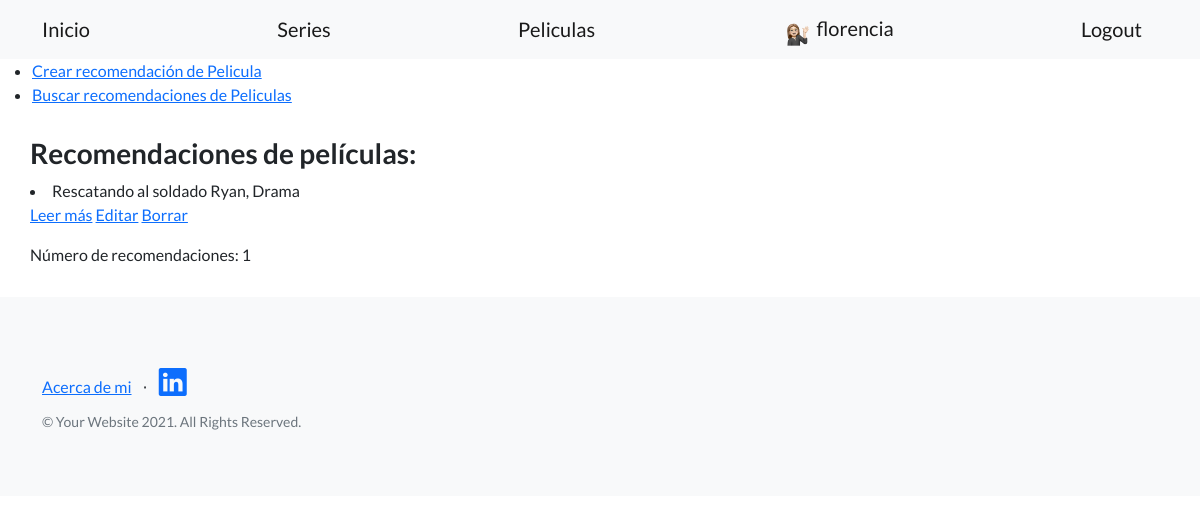
Before: /recomendaciones/peliculas/ (signed in) with the older database file.
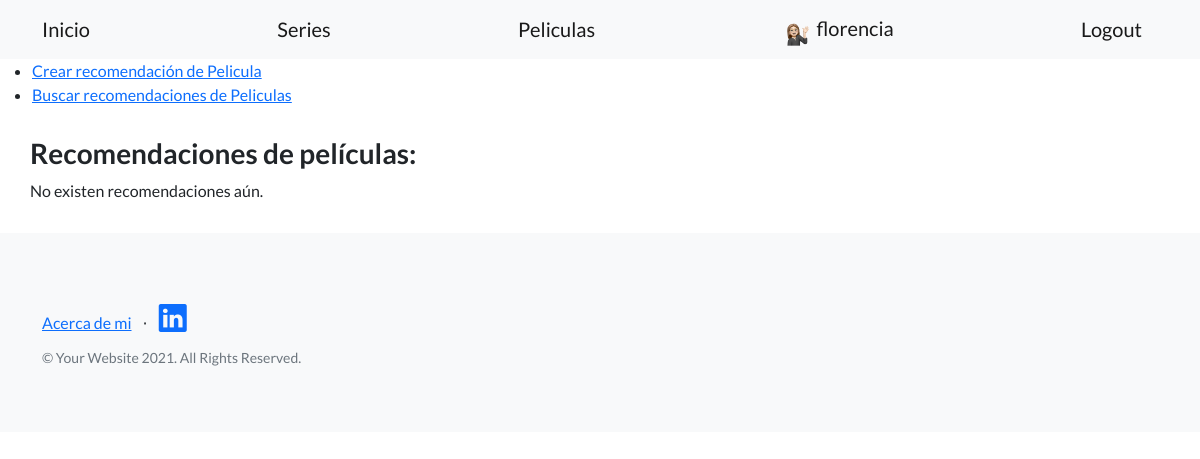
After: the same page with the newer database file.
### recomendaciones/models.py (models this page shows)
class Peliculas(models.Model):
    nombre = models.CharField(max_length=30)
    categoria = models.CharField(max_length=30)
    netflix = models.BooleanField()
    descripcion = RichTextField(blank=True, null=True)
    author = models.ForeignKey(User, on_delete=models.CASCADE)
    fecha = models.DateTimeField(default=timezone.now)
    def __str__(self):
        return f'{self.nombre}, {self.categoria}'

### recomendaciones/views.py (the view)
# urls.py: path('peliculas/', views.PeliculasLista.as_view(), name = 'lista_peliculas'),
class PeliculasLista(ListView):
    model = Peliculas
    template_name = 'recomendaciones/lista_peliculas.html'

### recomendaciones/templates/recomendaciones/lista_peliculas.html
{% extends 'index/index.html' %}
{% block 'header_block' %}
<ul>
    <li><a href= {% url 'crear_recomendacion_pelicula' %}>Crear recomendación de Pelicula</a></li>
    <li><a href={% url 'busqueda_peliculas' %}>Buscar recomendaciones de Peliculas</a></li>
</ul>
{% endblock 'header_block' %}
{% block body_block %}
    <h3>Recomendaciones de películas:</h3>
    {% for pelicula in object_list %}
        <li>
            {{pelicula}}
            <p>
                <a href={% url 'detalle_pelicula' pelicula.id %}>Leer más</a>
                <a href={% url 'editar_pelicula' pelicula.id %}>Editar</a>
                <a href={% url 'borrar_pelicula' pelicula.id %}>Borrar</a>
            </p>
        </li>
    {% endfor %}
        {% if object_list %}
            Número de recomendaciones: {{ object_list|length }}
        {% else %}
            No existen recomendaciones aún.
        {% endif %}
{% endblock body_block %}

Changed rows visible on the page:
removed Peliculas: nombre+categoria "Rescatando al soldado Ryan, Drama"
Other visible differences:
{{ object_list|length }}: "1" → (not shown)
text no longer shown: "Número de recomendaciones:"
text now shown: "No existen recomendaciones aún."
